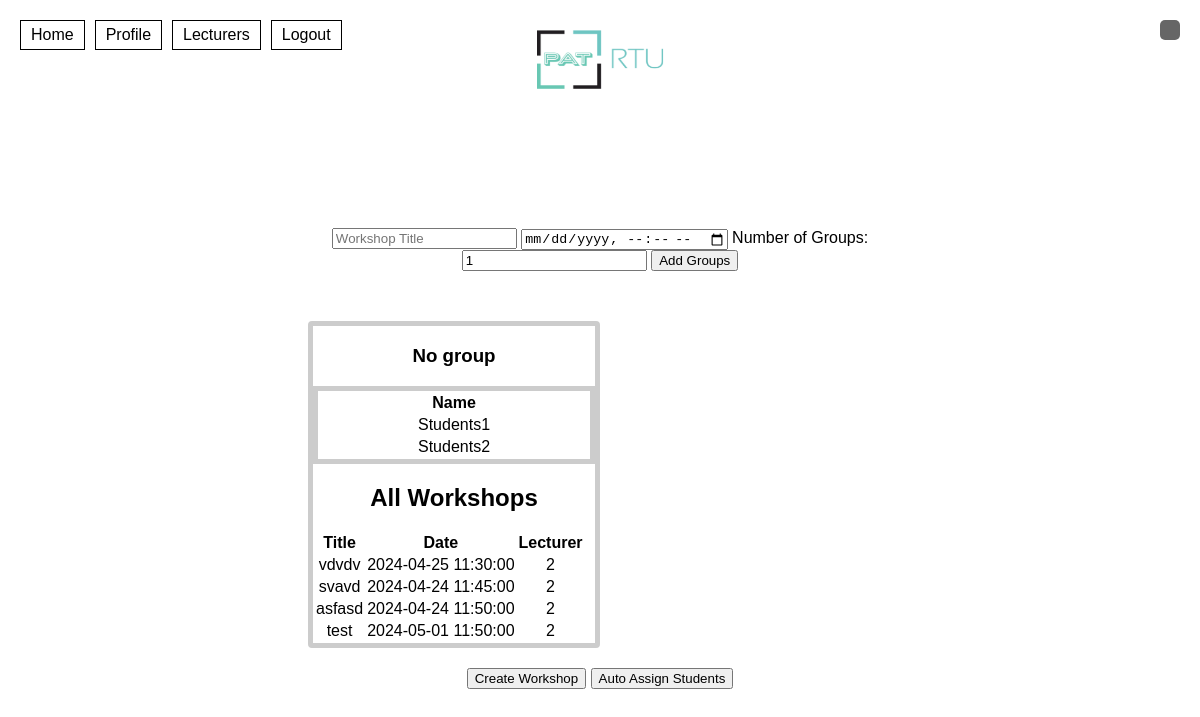
The page /add_workshop (signed in) on the database its author committed.
### website/models.py (models this page shows)
class User(db.Model, UserMixin):
    id = db.Column(db.Integer, primary_key=True)
    email = db.Column(db.String(150), unique=True)
    password = db.Column(db.String(150))
    first_name = db.Column(db.String(150))
    role = db.Column(db.String(10), default='student')  # Possible values: admin, lecturer, student

class Workshop(db.Model):
    id = db.Column(db.Integer, primary_key=True)
    title = db.Column(db.String(255), nullable=False)
    date = db.Column(db.DateTime, nullable=False)
    lecturer_id = db.Column(db.Integer, db.ForeignKey('user.id'))
    lecturer = db.relationship('User', backref='workshops')

### website/views.py (the view, shortened to what this page needs)
@views.route('/add_workshop', methods=['GET', 'POST'])
@login_required
def add_workshop():
    workshops = Workshop.query.all()
    students = User.query.filter_by(role='student').all()
    return render_template('add_workshop.html', workshops=workshops, students=students)

### website/__init__.py (called while the page is built)
def create_app():
    app = Flask(__name__)
    app.config['SECRET_KEY'] = 'hjshjhdjah kjshkjdhjs'
    app.config['SQLALCHEMY_DATABASE_URI'] = f'sqlite:///{DB_NAME}'
    db.init_app(app)
    from .views import views
    from .auth import auth
    app.register_blueprint(views, url_prefix='/')
    app.register_blueprint(auth, url_prefix='/')
    from .models import User
    create_database(app)
    login_manager = LoginManager()
    login_manager.login_view = 'auth.login'
    login_manager.init_app(app)
    @login_manager.user_loader
    def load_user(id):
        return User.query.get(int(id))
    return app

### website/templates/add_workshop.html (shortened to what this page needs)
{% extends "base.html" %}
{% block content %}
<div class="container">
  <form action="{{ url_for('views.add_workshop') }}" method="post" id="workshop-form">
    <input type="text" name="title" placeholder="Workshop Title" required>
    <input type="datetime-local" name="date" required>
    <label for="num-groups">Number of Groups:</label>
    <input type="number" id="num-groups" name="num_groups" min="1" value="1" required>
    <button type="button" id="add-groups-btn">Add Groups</button>
    <div class="student-selection-wrapper" style="margin-top: 50px; display: flex;">
      <div class="col-md-6 pr-0 student-list-container">
        <h3>No group</h3>
        <table class="table student-table table-bordered">
          <thead>
            <tr>
              <th>Name</th>
            </tr>
          </thead>
          <tbody class="all-students-list">
            {% for student in students %}
              <tr data-id="{{ student.id }}">
                <td>{{ student.first_name }}</td>
              </tr>
            {% endfor %}
          </tbody>
        </table>
        <div>
          <h2>All Workshops</h2>
          <table>
              <tr>
                  <th>Title</th>
                  <th>Date</th>
                  <th>Lecturer</th>
              </tr>
              {% for workshop in workshops %}
              <tr>
                  <td>{{ workshop.title }}</td>
                  <td>{{ workshop.date }}</td>
                  <td>{{ workshop.lecturer_id }}</td>
              </tr>
              {% endfor %}
          </table>
        </div>
      </div>
      <div id="groups-container" class="col-md-6 pl-0 d-flex flex-wrap"></div>
    </div>
    <button type="submit">Create Workshop</button>
  </form>
</div>
{% endblock %}

### website/templates/base.html (style rules this page uses)
.container { flex: 1; text-align: center; padding: 150px; margin-top: -40px; }

### website/templates/add_workshop.html (style rules this page uses)
.container { display: flex; justify-content: center; }
.student-selection-wrapper { margin: 10px auto; display: flex; flex-wrap: nowrap; }
.student-list-container { border: 5px solid #ccc; border-radius: 4px; margin-right: 10px; width: calc(50% - 10px); }
.student-table { width: 100%; margin-bottom: 0; border: 5px solid #ccc; }
#groups-container { display: flex; flex-wrap: nowrap; flex-grow: 1; }

### rows shown on the page
User: first_name "Students1"
User: first_name "Students2"
Workshop: title "vdvdv", date "2024-04-25 11:30:00", lecturer_id "2"
Workshop: title "svavd", date "2024-04-24 11:45:00", lecturer_id "2"
Workshop: title "asfasd", date "2024-04-24 11:50:00", lecturer_id "2"
Workshop: title "test", date "2024-05-01 11:50:00", lecturer_id "2"
